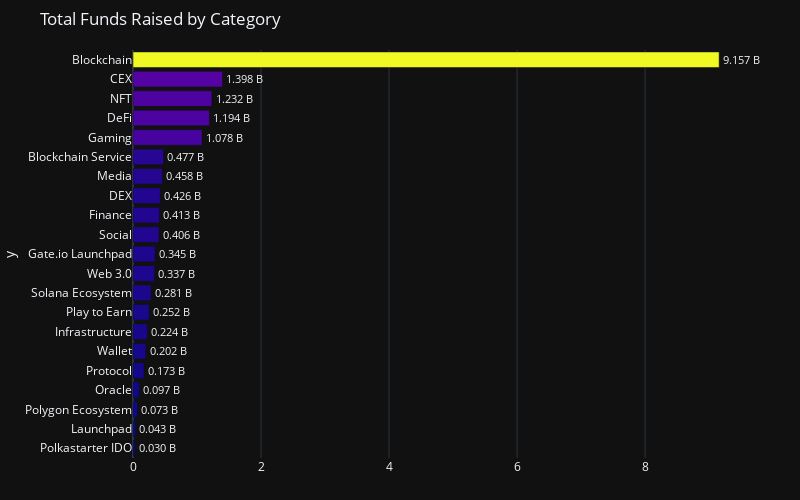

The cell this chart's notebook holds for it:
### Code cell
fig = px.bar(raised_cat[raised_cat.index != '--'],
                y=raised_cat[raised_cat.index != '--'].index,
                x='sum',
                color='sum',
                title='Total Funds Raised by Category',
                labels={'sum': 'Total Funds Raised', 'index': 'Category'},
                text_auto=True)

fig.update_traces(textfont_size=12, 
                  textangle=0, 
                  textposition="outside", 
                  cliponaxis=False,
                #   hovertemplate='%{y:.3f} B',)
                  texttemplate='%{x:.3f} B')
fig.update_yaxes(showgrid=False, zeroline=False, showticklabels=True)
fig.update_xaxes(title='')
fig.update_layout(coloraxis_showscale=False,
                  yaxis={'categoryorder':'total ascending'},
                  autosize=False, width=800, height=500,
                  margin=dict(l=0, r=50, t=50, b=0))
fig.show()

### Figure 1 — Plotly figure (JSON) as saved in the notebook; plotly's stock layout.template omitted (floating-point values rounded to 4 significant figures)
{"data": [{"alignmentgroup": "True", "cliponaxis": false, "hovertemplate": "Total Funds Raised=%{marker.color}<br>y=%{y}<extra></extra>", "legendgroup": "", "marker": {"color": [9.157, 1.398, 1.232, 1.194, 1.078, 0.4771, 0.4584, 0.4257, 0.4125, 0.4061, 0.3449, 0.3367, 0.2814, 0.2519, 0.2239, 0.2024, 0.1732, 0.09654, 0.07266, 0.04256, 0.03044], "coloraxis": "coloraxis", "pattern": {"shape": ""}}, "name": "", "offsetgroup": "", "orientation": "h", "showlegend": false, "textangle": 0, "textfont": {"size": 12}, "textposition": "outside", "texttemplate": "%{x:.3f} B", "type": "bar", "x": [9.157, 1.398, 1.232, 1.194, 1.078, 0.4771, 0.4584, 0.4257, 0.4125, 0.4061, 0.3449, 0.3367, 0.2814, 0.2519, 0.2239, 0.2024, 0.1732, 0.09654, 0.07266, 0.04256, 0.03044], "xaxis": "x", "y": ["Blockchain", "CEX", "NFT", "DeFi", "Gaming", "Blockchain Service", "Media", "DEX", "Finance", "Social", "Gate.io Launchpad", "Web 3.0", "Solana Ecosystem", "Play to Earn", "Infrastructure", "Wallet", "Protocol", "Oracle", "Polygon Ecosystem", "Launchpad", "Polkastarter IDO"], "yaxis": "y"}], "layout": {"autosize": false, "barmode": "relative", "coloraxis": {"colorbar": {"title": {"text": "Total Funds Raised"}}, "colorscale": [[0, "#0d0887"], [0.1111, "#46039f"], [0.2222, "#7201a8"], [0.3333, "#9c179e"], [0.4444, "#bd3786"], [0.5556, "#d8576b"], [0.6667, "#ed7953"], [0.7778, "#fb9f3a"], [0.8889, "#fdca26"], [1, "#f0f921"]], "showscale": false}, "height": 500, "legend": {"tracegroupgap": 0}, "margin": {"b": 0, "l": 0, "r": 50, "t": 50}, "title": {"text": "Total Funds Raised by Category"}, "width": 800, "xaxis": {"anchor": "y", "domain": [0, 1], "title": {"text": ""}}, "yaxis": {"anchor": "x", "categoryorder": "total ascending", "domain": [0, 1], "showgrid": false, "showticklabels": true, "title": {"text": "y"}, "zeroline": false}}}
